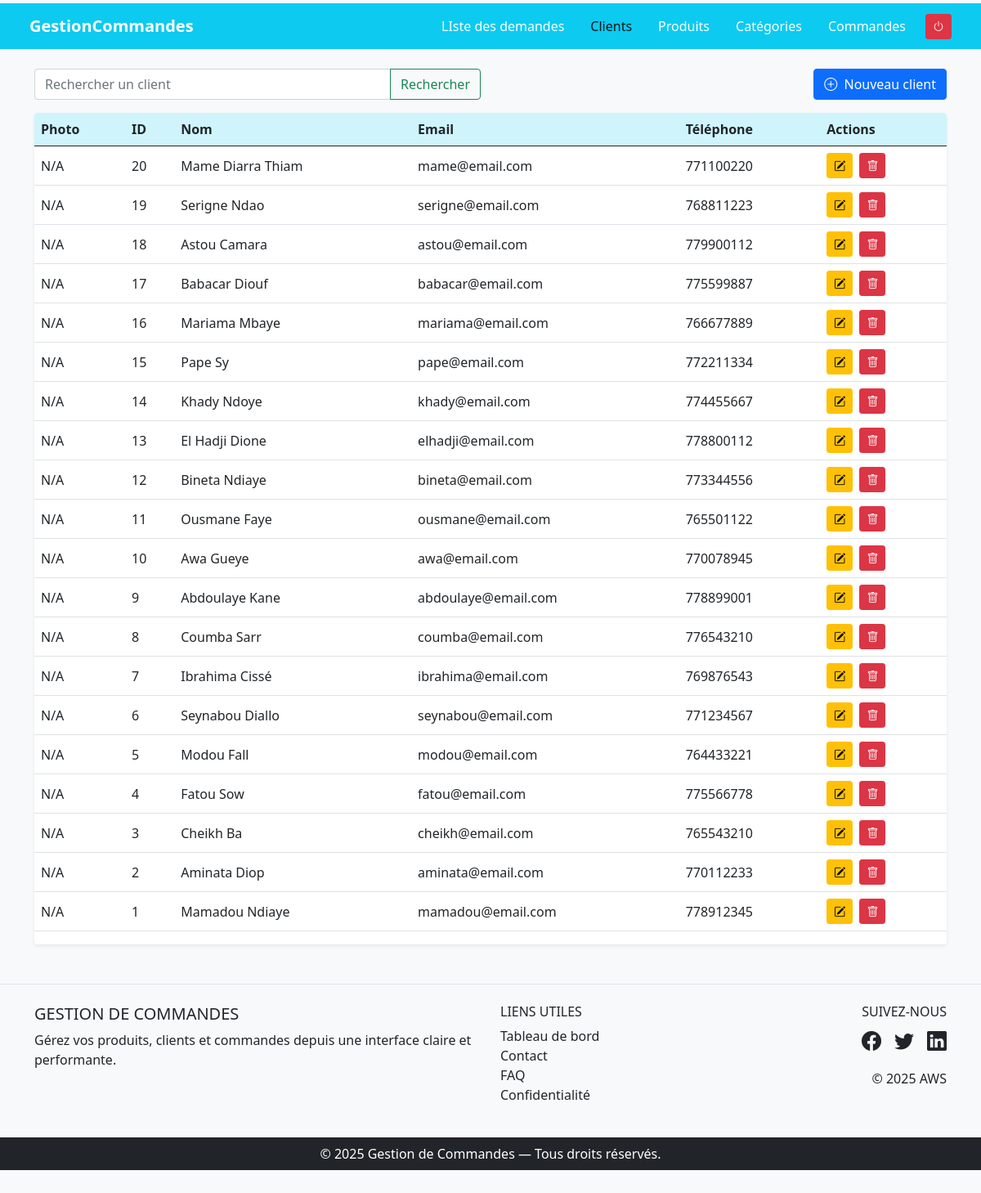
/clients/index.php (signed in), run on the app's committed database.
### tables this page shows
CREATE TABLE client (
  id INT AUTO_INCREMENT PRIMARY KEY,
  nom VARCHAR(100) NOT NULL,
  email VARCHAR(100),
  telephone VARCHAR(20),
  photo VARCHAR(255)
);

### clients/listeClient.php (called while the page is built, shortened)
<?php
include_once('../includes/db.php');
$search = $_GET['search'] ?? '';
$searchLike = '%' . $search . '%';
try {
    if (!empty($search)) {
    $sql = "SELECT * FROM client
            WHERE nom LIKE :search
            OR email LIKE :search
            OR telephone LIKE :search
            ORDER BY id DESC";
    $stmt = $pdo->prepare($sql);
    $stmt->execute(['search' => $searchLike]);
} else {
    $sql = "SELECT * FROM client ORDER BY id DESC";
    $stmt = $pdo->query($sql);
}
    $listeClient = $stmt->fetchAll(PDO::FETCH_ASSOC);
} catch (PDOException $e) {
    error_log("Erreur lors de la récupération des clients : " . $e->getMessage());
    $listeClient = [];
}
?>

### clients/index.php (the view, shortened to what this page needs)
<?php
require_once('../includes/db.php');
include('./listeClient.php');
?>
<!DOCTYPE html>
<html lang="fr">
<head>
    <link href="https://cdn.jsdelivr.net/npm/bootstrap@5.0.2/dist/css/bootstrap.min.css" rel="stylesheet" />
    <link href="https://cdn.jsdelivr.net/npm/bootstrap-icons@1.10.5/font/bootstrap-icons.css" rel="stylesheet" />
</head>
<body class="bg-light">
<div class="container-fluid p-0">
    <?php include("../includes/header.php"); ?>
    <div class="container mt-4">
        <div class="row justify-content-between align-items-center mb-3">
            <div class="col-md-6">
                <form method="GET" class="input-group">
                    <input type="text" name="search" class="form-control" placeholder="Rechercher un client" value="<?= htmlspecialchars($search) ?>" />
                    <button class="btn btn-outline-success" type="submit">Rechercher</button>
                </form>
            </div>
            <?php if (isset($_SESSION['utilisateur_role']) && $_SESSION['utilisateur_role'] == 'admin'): ?>
                <div class="col-md-auto text-end">
                    <a href="formulaireClient.php" class="btn btn-primary">
                        <i class="bi bi-plus-circle me-1"></i> Nouveau client
                    </a>
                </div>
            <?php endif; ?>
        </div>
        <div class="table-responsive shadow-sm bg-white rounded">
            <table class="table table-hover align-middle">
                <thead class="table-info text-dark">
                    <tr>
                        <th>Photo</th>
                        <th>ID</th>
                        <th>Nom</th>
                        <th>Email</th>
                        <th>Téléphone</th>
                        <?php if (isset($_SESSION['utilisateur_role']) && $_SESSION['utilisateur_role'] == 'admin'): ?>
                            <th>Actions</th>
                        <?php endif; ?>
                    </tr>
                </thead>
                <tbody>
                <?php if (count($listeClient) > 0): ?>
                    <?php foreach ($listeClient as $client): ?>
                        <tr>
                            <td>
                                <?php if (!empty($client['photo']) && file_exists($client['photo'])): ?>
                                    <img src="<?= htmlspecialchars($client['photo']) ?>" alt="Photo client" style="max-width:60px; max-height:40px;" class="rounded" />
                                <?php else: ?>
                                    N/A
                                <?php endif; ?>
                            </td>
                            <td><?= htmlspecialchars($client['id']) ?></td>
                            <td><?= htmlspecialchars($client['nom']) ?></td>
                            <td><?= htmlspecialchars($client['email']) ?></td>
                            <td><?= htmlspecialchars($client['telephone']) ?></td>
                            <?php if (isset($_SESSION['utilisateur_role']) && $_SESSION['utilisateur_role'] == 'admin'): ?>
                                <td>
                                    <a href="formulaireModificationClient.php?id=<?= urlencode($client['id']) ?>" class="btn btn-sm btn-warning me-1" title="Modifier">
                                        <i class="bi bi-pencil-square"></i>
                                    </a>
                                    <a href="deleteClient.php?id=<?= urlencode($client['id']) ?>" class="btn btn-sm btn-danger" onclick="return confirm('Êtes-vous sûr de vouloir supprimer ce client ?');" title="Supprimer">
                                        <i class="bi bi-trash"></i>
                                    </a>
                                </td>
                            <?php endif; ?>
                        </tr>
                    <?php endforeach; ?>
                <?php else: ?>
                    <tr><td colspan="<?= (isset($_SESSION['utilisateur_role']) && $_SESSION['utilisateur_role'] == 'admin') ? 6 : 5 ?>" class="text-center">Aucun client trouvé.</td></tr>
                <?php endif; ?>
                </tbody>
            </table>
        </div>
    </div>
    <?php include("../includes/footer.php"); ?>
</div>
</body>
</html>

### includes/header.php (shortened to what this page needs)
<?php
function isActive($path)
{
    return strpos($_SERVER['REQUEST_URI'], $path) !== false
        ? 'nav-link active'
        : 'text-white';
}
?>
<link rel="stylesheet" href="https://cdn.jsdelivr.net/npm/bootstrap-icons@1.10.5/font/bootstrap-icons.css">
<header class="w-100 my-1">
  <nav class="navbar navbar-expand-lg navbar-light bg-info px-4">
    <div class="container-fluid">
      <a class="navbar-brand fw-bold text-white" href="/index.php">GestionCommandes</a>
      <div class="collapse navbar-collapse justify-content-end" id="navbarNav">
        <ul class="navbar-nav align-items-center gap-3">
          <li class="nav-item">
            <?php if (isset($_SESSION['utilisateur_role']) && $_SESSION['utilisateur_role'] == 'admin'): ?>
            <a class="nav-link <?= isActive('/gestionStockFLD/admin') ?>" href="/gestionStockFLD/admin/">LIste des demandes</a>
            <?php endif; ?>
          </li>
          <li class="nav-item">
            <a class="nav-link <?= isActive('/gestionStockFLD/clients') ?>" href="/gestionStockFLD/clients/">Clients</a>
          </li>
          <li class="nav-item">
            <a class="nav-link <?= isActive('/gestionStockFLD/produits') ?>" href="/gestionStockFLD/produits/">Produits</a>
          </li>
          <li class="nav-item">
            <a class="nav-link <?= isActive('/gestionStockFLD/categories') ?>" href="/gestionStockFLD/categories/listeCategorie.php">Catégories</a>
          </li>
          <li class="nav-item">
            <a class="nav-link <?= isActive('/gestionStockFLD/commandes') ?>" href="/gestionStockFLD/commandes/detailsCommande.php">Commandes</a>
          </li>
          <li class="nav-item">
            <a class="btn btn-sm btn-danger" href="/gestionStockFLD/auth/logout.php" title="Déconnexion">
              <i class="bi bi-power"></i>
            </a>
          </li>
        </ul>
      </div>
    </div>
  </nav>
</header>

### includes/footer.php
<footer class="footer my-5 bg-light text-dark pt-4 border-top">
  <div class="container">
    <div class="row">
      <div class="col-md-6 mb-4">
        <h5 class="text-uppercase">Gestion de Commandes</h5>
        <p>Gérez vos produits, clients et commandes depuis une interface claire et performante.</p>
      </div>
      <div class="col-md-3 mb-4">
        <h6 class="text-uppercase">Liens utiles</h6>
        <ul class="list-unstyled">
          <li><a href="/dashboard" class="text-decoration-none text-dark">Tableau de bord</a></li>
          <li><a href="/contact" class="text-decoration-none text-dark">Contact</a></li>
          <li><a href="/faq" class="text-decoration-none text-dark">FAQ</a></li>
          <li><a href="/politique-confidentialite" class="text-decoration-none text-dark">Confidentialité</a></li>
        </ul>
      </div>
      <div class="col-md-3 mb-4 text-md-end">
        <h6 class="text-uppercase">Suivez-nous</h6>
        <div class="d-flex justify-content-md-end gap-3">
          <a href="#" class="text-dark"><i class="bi bi-facebook fs-4"></i></a>
          <a href="#" class="text-dark"><i class="bi bi-twitter fs-4"></i></a>
          <a href="#" class="text-dark"><i class="bi bi-linkedin fs-4"></i></a>
        </div>
        <p class="mt-3">© 2025 AWS</p>
      </div>
    </div>
  </div>
  <div class="text-center bg-dark text-white py-2">
    © 2025 Gestion de Commandes — Tous droits réservés.
  </div>
</footer>

### data on the page
client: shows "N/A", id "20", nom "Mame Diarra Thiam", email "mame@email.com", telephone "771100220"
client: shows "N/A", id "19", nom "Serigne Ndao", email "serigne@email.com", telephone "768811223"
client: shows "N/A", id "18", nom "Astou Camara", email "astou@email.com", telephone "779900112"
client: shows "N/A", id "17", nom "Babacar Diouf", email "babacar@email.com", telephone "775599887"
client: shows "N/A", id "16", nom "Mariama Mbaye", email "mariama@email.com", telephone "766677889"
client: shows "N/A", id "15", nom "Pape Sy", email "pape@email.com", telephone "772211334"
client: shows "N/A", id "14", nom "Khady Ndoye", email "khady@email.com", telephone "774455667"
client: shows "N/A", id "13", nom "El Hadji Dione", email "elhadji@email.com", telephone "778800112"
client: shows "N/A", id "12", nom "Bineta Ndiaye", email "bineta@email.com", telephone "773344556"
client: shows "N/A", id "11", nom "Ousmane Faye", email "ousmane@email.com", telephone "765501122"
client: shows "N/A", id "10", nom "Awa Gueye", email "awa@email.com", telephone "770078945"
client: shows "N/A", id "9", nom "Abdoulaye Kane", email "abdoulaye@email.com", telephone "778899001"
client: shows "N/A", id "8", nom "Coumba Sarr", email "coumba@email.com", telephone "776543210"
client: shows "N/A", id "7", nom "Ibrahima Cissé", email "ibrahima@email.com", telephone "769876543"
client: shows "N/A", id "6", nom "Seynabou Diallo", email "seynabou@email.com", telephone "771234567"
client: shows "N/A", id "5", nom "Modou Fall", email "modou@email.com", telephone "764433221"
client: shows "N/A", id "4", nom "Fatou Sow", email "fatou@email.com", telephone "775566778"
client: shows "N/A", id "3", nom "Cheikh Ba", email "cheikh@email.com", telephone "765543210"
client: shows "N/A", id "2", nom "Aminata Diop", email "aminata@email.com", telephone "770112233"
client: shows "N/A", id "1", nom "Mamadou Ndiaye", email "mamadou@email.com", telephone "778912345"
